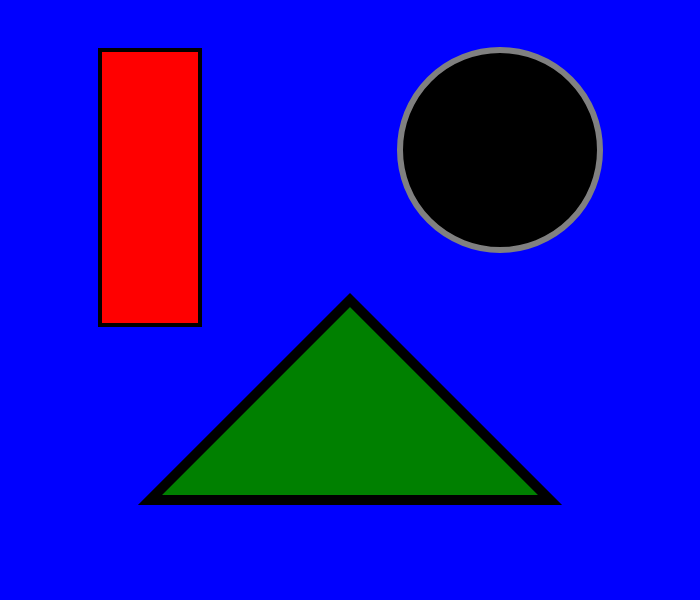
Frame 1 (no input)
Frame 60 (no input): identical to frame 1, image omitted
Frame 120 (the mouse pressed at the canvas centre since frame 60): identical to frame 1, image omitted

The p5.js sketch that drew this single still picture (run headless with seeded random() and noise() and a simulated clock; from frame 60 on, the mouse is pressed at the canvas centre):

// p5.js sketch
// ── sketch.js
/*
Name:  Fernando O
Title:  Music in Shapes

Concept:  This first sketch uses simple shapes that will help
how to represent music using shapes, colors, and patterns.
*/

function setup() {
  createCanvas(700, 600);
}

function draw() {
  background("blue");

fill("red");
  strokeWeight(4);
    stroke("black");
  rect(100,50,100,275)

fill("black");
  strokeWeight(6);
  stroke("gray");
  circle(500,150,200)

fill("green");
  strokeWeight(10);
  stroke("black");
  triangle(350, 300, 150, 500, 550, 500)
}
